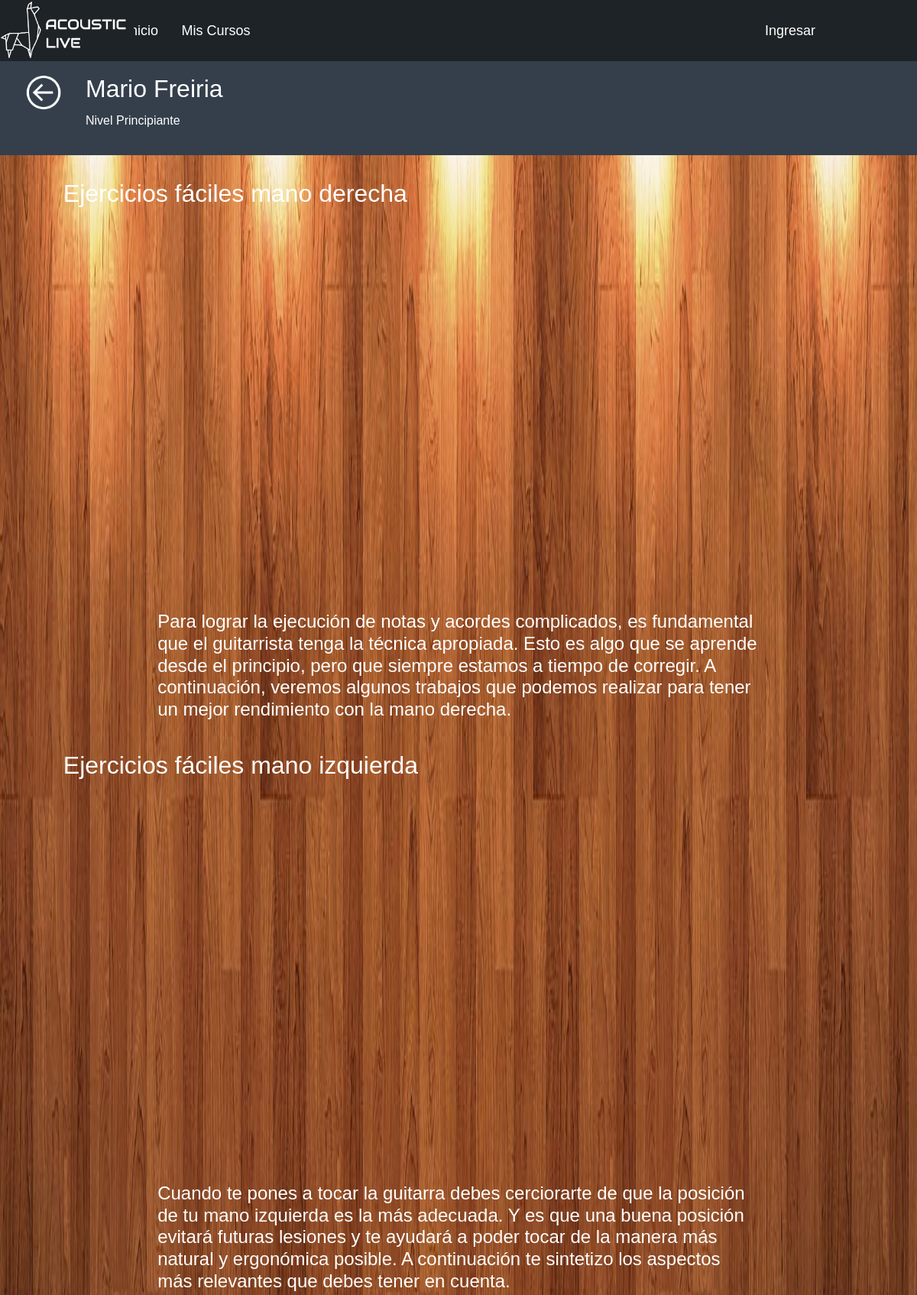
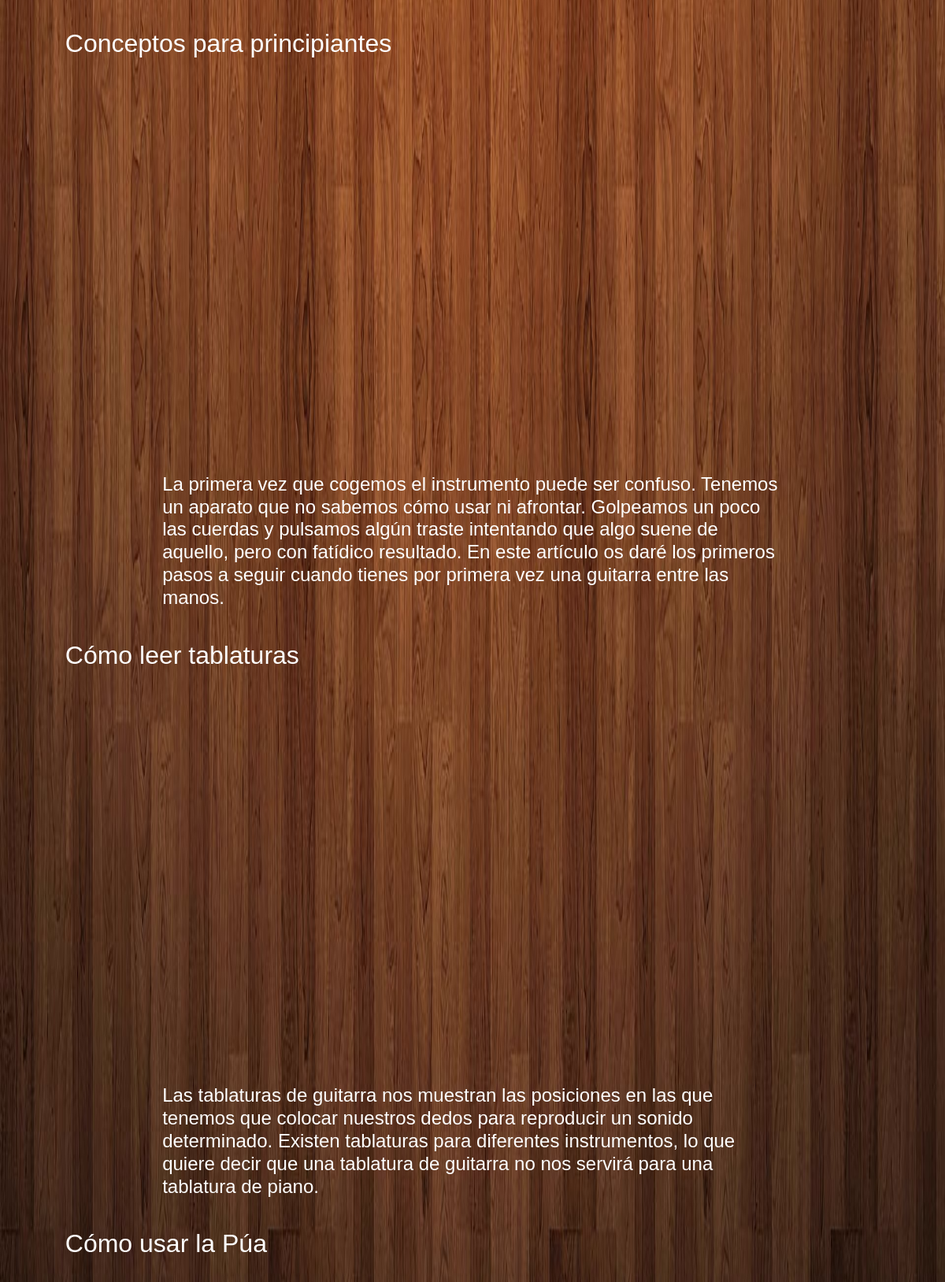
Screenshot of /vista_videos_para_profesores/1/1 (upper part) with the database file from the repository (2 pictures, top to bottom).
### gestionBD/models.py (models this page shows, shortened)
class Profesor(models.Model):
    nombre_profesor = models.CharField(max_length=50)
    apellido_profesor = models.CharField(max_length=50)
    email = models.CharField(max_length=80)
    user_name = models.CharField(max_length=50)
    contraseña = models.CharField(max_length=50)

class Leccion(models.Model):
    nombre_leccion = models.CharField(max_length=100)
    nivel =models.IntegerField()
    link = models.CharField(max_length=600)
    descripcion = models.TextField()
    idprofesor = models.ForeignKey(Profesor,on_delete=CASCADE)
    orden = models.IntegerField(null=True)

### gestionBD/views.py (the view)
# urls.py: path('vista_videos_para_profesores/<int:id_profesor>/<int:nivel>',Vista_Universal_Para_Profesor),
def Vista_Universal_Para_Profesor(request, id_profesor, nivel):
    lecciones = Leccion.objects.filter(nivel=nivel, idprofesor_id=id_profesor).order_by('orden')
    profesores = Profesor.objects.filter(id=id_profesor)
    cant = 0
    for leccion in lecciones:
        cant = cant + 1
    level = " "
    if nivel == 1:
        level = "Nivel Principiante"
    elif nivel == 2:
        level = "Nivel Medio"
    else:
        level = "Nivel Avanzado"
    atras = "/Mis_Videos/" + str(nivel)
    contexto = {
        'profesores' : profesores,
        'lecciones' : lecciones,
        'nivel_leccion' : level,
        'id_profesor' : id_profesor,
        'atras' : atras,
        'cantidad' : cant,
    }
    return render(request,'Vista_Universal_Lecciones_For_Profesor.html', contexto)

### Acoustic_Live/Templates/Vista_Universal_Lecciones_For_Profesor.html (shortened to what this page needs)
{% extends 'Base.html' %}
{% block content %}
{% load static %}
<div class="container-fluid" style="background-color: #343F4B;padding-top: 6rem;padding-bottom: 0.5rem;">
    <div class="row">
        <div class="col-lg-1 col-md-2 col-sm-3">
            <form action="{{ atras }}" method="GET">
                <input type="image" name="boton_back" style="margin-left: 20px;" src="{% static 'Imagenes/boton_atras.png' %}" alt="Volver atras" width="50" height="50">
            </form>
        </div>
    <div class="col-lg-5 col-md-5 col-sm-7">
        {% for profesor in profesores %}
            <h1 style = "color: white;">
                {{ profesor.nombre_profesor }} {{ profesor.apellido_profesor }}
            </h1>
        {% endfor %}
            <p style = "color: white;">
                {{nivel_leccion}}
            </p>
        </div>
    </div>
</div>
<div class="container-fluid">
    <link rel="stylesheet" href="{% static '/css/fondo.css' %}" >
        <div class="container contenedor">
            {% if lecciones %}
            {% for leccion in lecciones %}
                <h1 style="color: white; margin-top: 30px; margin-bottom: 30px;">{{ leccion.nombre_leccion }}</h1>
                <div class="row">
                    <div class="container">
                        <div class="ratio" style="--bs-aspect-ratio: 50%;">
                            <iframe width="560" height="315" src="{{ leccion.link }}" title="YouTube video player" frameborder="0" allow="accelerometer; autoplay; clipboard-write; encrypted-media; gyroscope; picture-in-picture" allowfullscreen></iframe>
                        </div>
                            <div class="container text-left" style="margin-top: 30px;">
                                <h4 style="color: white;"> {{ leccion.descripcion }} </h4>
                            </div>
                        </div>
                    </div>
            {% endfor %}
            {% else %}
            <div class="container" style="padding-top: 60px; padding-bottom: 60px;">
                <center><h1>No hay videos disponibles</h1></center>
            </div>
            {% endif %}
        </div>
</div>
{% endblock %}

### static/css/style.css (style rules this page uses)
body { font-family: Arial, Helvetica, sans-serif; margin: 0; }
p { margin-bottom: 1.6em; }
h1 { font-size: 2rem; line-height: 1.3em; }
.container { width: 90%; max-width: 1600px; margin: 0 auto; color: white; }
* { padding: 0; margin: 0; box-sizing: border-box; }
.contenedor { min-height:100vh; position:relative; }

### static/css/fondo.css (style rules this page uses)
body { background-image: url('../Imagenes/fondo.jpg'); background-repeat: no-repeat; background-size: 100% 100%; background-attachment: fixed; }

### rows the page displays
Profesor: nombre_profesor "Mario", apellido_profesor "Freiria"
Leccion: nombre_leccion "Ejercicios fáciles mano derecha", descripcion "Para lograr la ejecución de notas y acordes complicados, es fundamental que el guitarrista tenga la técnica apropiada. Esto es algo que se aprende desde el principio, pero que siempre estamos a tiempo de corregir. A continuación, veremos algunos trabajos que podemos realizar para tener un mejor rendimiento con la mano derecha."
Leccion: nombre_leccion "Ejercicios fáciles mano izquierda", descripcion "Cuando te pones a tocar la guitarra debes cerciorarte de que la posición de tu mano izquierda es la más adecuada. Y es que una buena posición evitará futuras lesiones y te ayudará a poder tocar de la manera más natural y ergonómica posible. A continuación te sintetizo los aspectos más relevantes que debes tener en cuenta."
Leccion: nombre_leccion "Conceptos para principiantes", descripcion "La primera vez que cogemos el instrumento puede ser confuso. Tenemos un aparato que no sabemos cómo usar ni afrontar. Golpeamos un poco las cuerdas y pulsamos algún traste intentando que algo suene de aquello, pero con fatídico resultado. En este artículo os daré los primeros pasos a seguir cuando tienes por primera vez una guitarra entre las manos."
Leccion: nombre_leccion "Cómo leer tablaturas", descripcion "Las tablaturas de guitarra nos muestran las posiciones en las que tenemos que colocar nuestros dedos para reproducir un sonido determinado. Existen tablaturas para diferentes instrumentos, lo que quiere decir que una tablatura de guitarra no nos servirá para una tablatura de piano."
Leccion: nombre_leccion "Cómo usar la Púa"

### other values shown
{{ nivel_leccion }} "Nivel Principiante"
